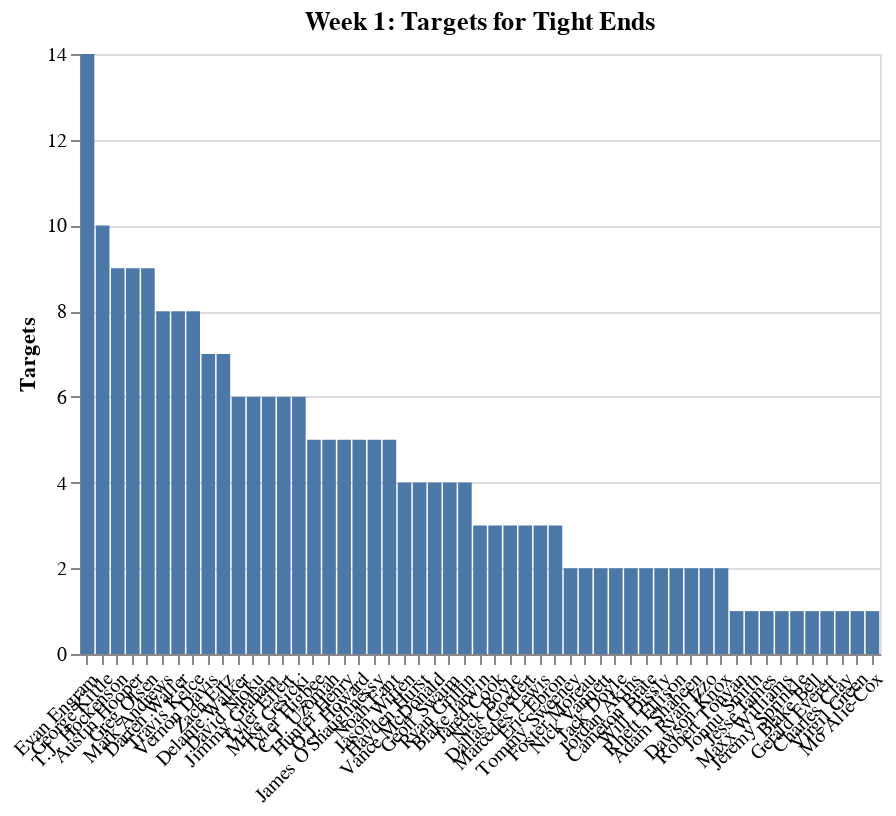

Notebook source saved alongside this figure:
### Code cell
chart

### Figure 1 — Vega-Lite specification as saved in the notebook (floating-point values rounded to 4 significant figures)
{"$schema": "https://vega.github.io/schema/vega-lite/v3.4.0.json", "config": {"background": "white", "mark": {"tooltip": null}, "view": {"height": 300, "width": 400}}, "data": {"name": "data-ab3aff318d0f9b16f5519f1e79c6fd4f"}, "datasets": {"data-ab3aff318d0f9b16f5519f1e79c6fd4f": [{"FantasyPoints": 23.1, "Player": "Evan Engram", "ReceivingYards": 116, "Receptions": 11, "Targets": 14, "Team": "NYG"}, {"FantasyPoints": 22.1, "Player": "T.J. Hockenson", "ReceivingYards": 131, "Receptions": 6, "Targets": 9, "Team": "DET"}, {"FantasyPoints": 20.8, "Player": "Mark Andrews", "ReceivingYards": 108, "Receptions": 8, "Targets": 8, "Team": "BAL"}, {"FantasyPoints": 20, "Player": "Delanie Walker", "ReceivingYards": 55, "Receptions": 5, "Targets": 6, "Team": "TEN"}, {"FantasyPoints": 13.9, "Player": "Vernon Davis", "ReceivingYards": 59, "Receptions": 4, "Targets": 7, "Team": "WAS"}, {"FantasyPoints": 12.2, "Player": "Austin Hooper", "ReceivingYards": 77, "Receptions": 9, "Targets": 9, "Team": "ATL"}, {"FantasyPoints": 11.7, "Player": "David Njoku", "ReceivingYards": 37, "Receptions": 4, "Targets": 6, "Team": "CLE"}, {"FantasyPoints": 11.4, "Player": "Blake Jarwin", "ReceivingYards": 39, "Receptions": 3, "Targets": 3, "Team": "DAL"}, {"FantasyPoints": 10.5, "Player": "Jimmy Graham", "ReceivingYards": 30, "Receptions": 3, "Targets": 6, "Team": "GB"}, {"FantasyPoints": 10.5, "Player": "Darren Waller", "ReceivingYards": 70, "Receptions": 7, "Targets": 8, "Team": "OAK"}, {"FantasyPoints": 10.3, "Player": "Travis Kelce", "ReceivingYards": 88, "Receptions": 3, "Targets": 8, "Team": "KC"}, {"FantasyPoints": 10, "Player": "Tyler Higbee", "ReceivingYards": 20, "Receptions": 4, "Targets": 5, "Team": "LAR"}, {"FantasyPoints": 9.4, "Player": "George Kittle", "ReceivingYards": 54, "Receptions": 8, "Targets": 10, "Team": "SF"}, {"FantasyPoints": 9, "Player": "Jason Witten", "ReceivingYards": 15, "Receptions": 3, "Targets": 4, "Team": "DAL"}, {"FantasyPoints": 8.6, "Player": "C.J. Uzomah", "ReceivingYards": 66, "Receptions": 4, "Targets": 5, "Team": "CIN"}, {"FantasyPoints": 8, "Player": "Hunter Henry", "ReceivingYards": 60, "Receptions": 4, "Targets": 5, "Team": "LAC"}, {"FantasyPoints": 7.9, "Player": "Zach Ertz", "ReceivingYards": 54, "Receptions": 5, "Targets": 7, "Team": "PHI"}, {"FantasyPoints": 5.6, "Player": "Hayden Hurst", "ReceivingYards": 41, "Receptions": 3, "Targets": 4, "Team": "BAL"}, {"FantasyPoints": 5.6, "Player": "Greg Olsen", "ReceivingYards": 36, "Receptions": 4, "Targets": 9, "Team": "CAR"}, {"FantasyPoints": 5.2, "Player": "Tyler Eifert", "ReceivingYards": 27, "Receptions": 5, "Targets": 6, "Team": "CIN"}, {"FantasyPoints": 5.2, "Player": "O.J. Howard", "ReceivingYards": 32, "Receptions": 4, "Targets": 5, "Team": "TB"}, {"FantasyPoints": 5.2, "Player": "James O'Shaughnessy", "ReceivingYards": 32, "Receptions": 4, "Targets": 5, "Team": "JAC"}, {"FantasyPoints": 5, "Player": "Vance McDonald", "ReceivingYards": 40, "Receptions": 2, "Targets": 4, "Team": "PIT"}, {"FantasyPoints": 4.7, "Player": "Jared Cook", "ReceivingYards": 37, "Receptions": 2, "Targets": 3, "Team": "NO"}, {"FantasyPoints": 4.5, "Player": "Tommy Sweeney", "ReceivingYards": 35, "Receptions": 2, "Targets": 2, "Team": "BUF"}, {"FantasyPoints": 4.1, "Player": "Nick Boyle", "ReceivingYards": 26, "Receptions": 3, "Targets": 3, "Team": "BAL"}, {"FantasyPoints": 4.1, "Player": "Mike Gesicki", "ReceivingYards": 31, "Receptions": 2, "Targets": 6, "Team": "MIA"}, {"FantasyPoints": 3.7, "Player": "Geoff Swaim", "ReceivingYards": 17, "Receptions": 4, "Targets": 4, "Team": "JAC"}, {"FantasyPoints": 3.4, "Player": "Noah Fant", "ReceivingYards": 29, "Receptions": 2, "Targets": 5, "Team": "DEN"}, {"FantasyPoints": 3.3, "Player": "Robert Tonyan", "ReceivingYards": 28, "Receptions": 1, "Targets": 1, "Team": "GB"}, {"FantasyPoints": 3, "Player": "Foster Moreau", "ReceivingYards": 20, "Receptions": 2, "Targets": 2, "Team": "OAK"}, {"FantasyPoints": 2.6, "Player": "Dallas Goedert", "ReceivingYards": 16, "Receptions": 2, "Targets": 3, "Team": "PHI"}, {"FantasyPoints": 2.6, "Player": "Nick Vannett", "ReceivingYards": 16, "Receptions": 2, "Targets": 2, "Team": "SEA"}, {"FantasyPoints": 2.5, "Player": "Jack Doyle", "ReceivingYards": 20, "Receptions": 1, "Targets": 2, "Team": "IND"}, {"FantasyPoints": 2.5, "Player": "Ryan Griffin", "ReceivingYards": 10, "Receptions": 3, "Targets": 4, "Team": "NYJ"}, {"FantasyPoints": 2.4, "Player": "Marcedes Lewis", "ReceivingYards": 14, "Receptions": 2, "Targets": 3, "Team": "GB"}, {"FantasyPoints": 2.2, "Player": "Jordan Akins", "ReceivingYards": 17, "Receptions": 1, "Targets": 2, "Team": "HOU"}, {"FantasyPoints": 2.2, "Player": "Jonnu Smith", "ReceivingYards": 7, "Receptions": 1, "Targets": 1, "Team": "TEN"}, {"FantasyPoints": 2, "Player": "Jesse James", "ReceivingYards": 15, "Receptions": 1, "Targets": 1, "Team": "DET"}, {"FantasyPoints": 2, "Player": "Maxx Williams", "ReceivingYards": 15, "Receptions": 1, "Targets": 1, "Team": "ARI"}, {"FantasyPoints": 1.8, "Player": "Cameron Brate", "ReceivingYards": 8, "Receptions": 2, "Targets": 2, "Team": "TB"}, {"FantasyPoints": 1.7, "Player": "Will Dissly", "ReceivingYards": 12, "Receptions": 1, "Targets": 2, "Team": "SEA"}, {"FantasyPoints": 1.3, "Player": "Eric Ebron", "ReceivingYards": 8, "Receptions": 1, "Targets": 3, "Team": "IND"}, {"FantasyPoints": 1.3, "Player": "Rhett Ellison", "ReceivingYards": 8, "Receptions": 1, "Targets": 2, "Team": "NYG"}, {"FantasyPoints": 1.3, "Player": "Jeremy Sprinkle", "ReceivingYards": 8, "Receptions": 1, "Targets": 1, "Team": "WAS"}, {"FantasyPoints": 1.2, "Player": "Blake Bell", "ReceivingYards": 7, "Receptions": 1, "Targets": 1, "Team": "KC"}, {"FantasyPoints": 1.2, "Player": "Gerald Everett", "ReceivingYards": 7, "Receptions": 1, "Targets": 1, "Team": "LAR"}, {"FantasyPoints": 1.1, "Player": "Adam Shaheen", "ReceivingYards": 6, "Receptions": 1, "Targets": 2, "Team": "CHI"}, {"FantasyPoints": 1, "Player": "Charles Clay", "ReceivingYards": 5, "Receptions": 1, "Targets": 1, "Team": "ARI"}, {"FantasyPoints": 0.9, "Player": "Virgil Green", "ReceivingYards": 4, "Receptions": 1, "Targets": 1, "Team": "LAC"}, {"FantasyPoints": 0.8, "Player": "Mo Alie-Cox", "ReceivingYards": 3, "Receptions": 1, "Targets": 1, "Team": "IND"}, {"FantasyPoints": 0.8, "Player": "Ryan Izzo", "ReceivingYards": 3, "Receptions": 1, "Targets": 2, "Team": "NE"}, {"FantasyPoints": 0.6, "Player": "Dawson Knox", "ReceivingYards": 1, "Receptions": 1, "Targets": 2, "Team": "BUF"}]}, "encoding": {"x": {"axis": {"labelAngle": -45, "title": ""}, "field": "Player", "sort": {"field": "Targets", "op": "sum", "order": "descending"}, "type": "nominal"}, "y": {"axis": {"title": "Targets"}, "field": "Targets", "type": "quantitative"}}, "mark": "bar", "title": "Week 1: Targets for Tight Ends"}
